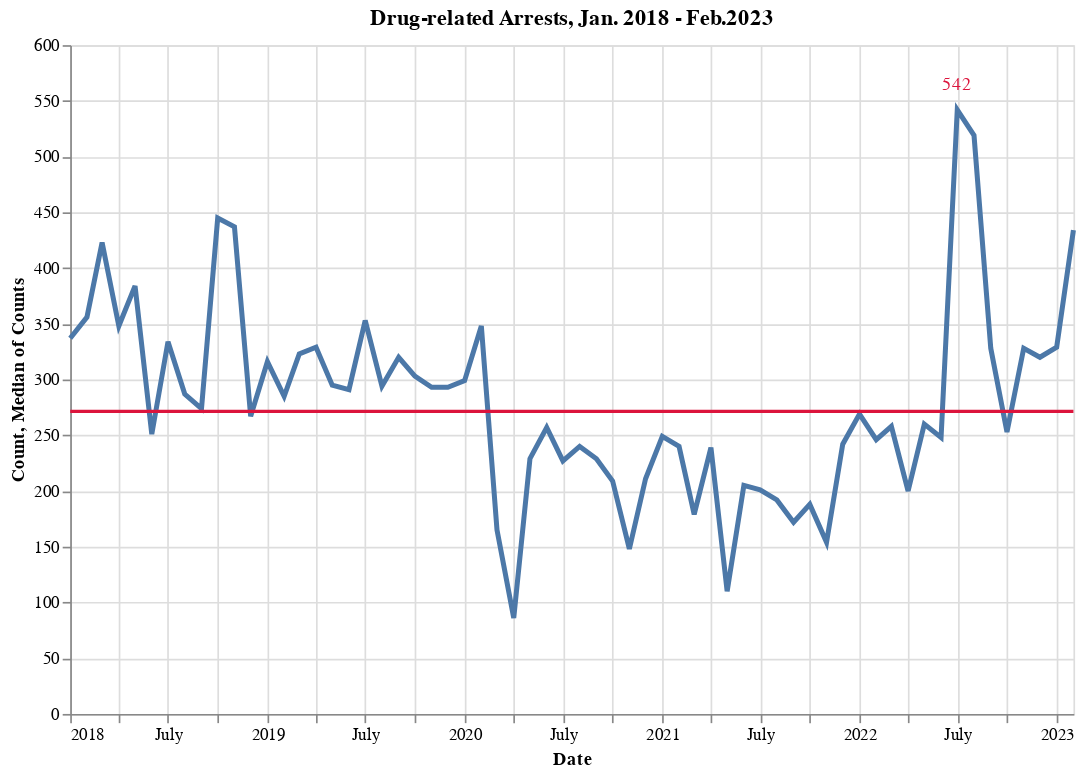

The notebook cell this image was saved under:
### Code cell
# Visualize
base = alt.Chart(filtered_counts).mark_line(size=3).encode(
    alt.X('incident_date:T',title='Date'),
    alt.Y('count',title='Count, Median of Counts',scale=alt.Scale(domain=(0,600))),
    tooltip = [alt.Tooltip('incident_date_2',title = 'Date'),alt.Tooltip('count',title='Drug Arrests')]
).properties(
    width=600,
    height=400,
    title='Drug-related Arrests, Jan. 2018 - Feb.2023'
)

median = alt.Chart(filtered_counts).mark_rule(size=2,color='crimson').encode(
    y='median(count)',
    tooltip = alt.Tooltip(title = 'Median of counts')
)

text = (
    alt.Chart(filtered_counts.query("count == count.max()"))
    .mark_text(dy=-15, color="crimson")
    .encode(x=alt.X("incident_date:T"), y=alt.Y("count"), text=alt.Text(("count")) 
))
base+median+text

### Figure 1 — Vega-Lite specification as saved in the notebook (floating-point values rounded to 4 significant figures)
{"config": {"view": {"continuousWidth": 300, "continuousHeight": 300}}, "layer": [{"mark": {"type": "line", "size": 3}, "encoding": {"tooltip": [{"field": "incident_date_2", "title": "Date", "type": "nominal"}, {"field": "count", "title": "Drug Arrests", "type": "quantitative"}], "x": {"field": "incident_date", "title": "Date", "type": "temporal"}, "y": {"field": "count", "scale": {"domain": [0, 600]}, "title": "Count, Median of Counts", "type": "quantitative"}}, "title": "Drug-related Arrests, Jan. 2018 - Feb.2023"}, {"mark": {"type": "rule", "color": "crimson", "size": 2}, "encoding": {"tooltip": {"title": "Median of counts"}, "y": {"aggregate": "median", "field": "count", "type": "quantitative"}}}, {"data": {"name": "data-a339199ca70a7816ddc6ab7de4939aad"}, "mark": {"type": "text", "color": "crimson", "dy": -15}, "encoding": {"text": {"field": "count", "type": "quantitative"}, "x": {"field": "incident_date", "type": "temporal"}, "y": {"field": "count", "type": "quantitative"}}}], "data": {"name": "data-4a441df68a91a8fbaa05d6d55a3ab731"}, "height": 400, "width": 600, "$schema": "https://vega.github.io/schema/vega-lite/v5.6.1.json", "datasets": {"data-4a441df68a91a8fbaa05d6d55a3ab731": [{"incident_date": "2018-01", "count": 337, "incident_date_2": "2018-01"}, {"incident_date": "2018-02", "count": 356, "incident_date_2": "2018-02"}, {"incident_date": "2018-03", "count": 423, "incident_date_2": "2018-03"}, {"incident_date": "2018-04", "count": 348, "incident_date_2": "2018-04"}, {"incident_date": "2018-05", "count": 384, "incident_date_2": "2018-05"}, {"incident_date": "2018-06", "count": 251, "incident_date_2": "2018-06"}, {"incident_date": "2018-07", "count": 334, "incident_date_2": "2018-07"}, {"incident_date": "2018-08", "count": 287, "incident_date_2": "2018-08"}, {"incident_date": "2018-09", "count": 274, "incident_date_2": "2018-09"}, {"incident_date": "2018-10", "count": 445, "incident_date_2": "2018-10"}, {"incident_date": "2018-11", "count": 437, "incident_date_2": "2018-11"}, {"incident_date": "2018-12", "count": 267, "incident_date_2": "2018-12"}, {"incident_date": "2019-01", "count": 316, "incident_date_2": "2019-01"}, {"incident_date": "2019-02", "count": 285, "incident_date_2": "2019-02"}, {"incident_date": "2019-03", "count": 323, "incident_date_2": "2019-03"}, {"incident_date": "2019-04", "count": 329, "incident_date_2": "2019-04"}, {"incident_date": "2019-05", "count": 295, "incident_date_2": "2019-05"}, {"incident_date": "2019-06", "count": 291, "incident_date_2": "2019-06"}, {"incident_date": "2019-07", "count": 353, "incident_date_2": "2019-07"}, {"incident_date": "2019-08", "count": 294, "incident_date_2": "2019-08"}, {"incident_date": "2019-09", "count": 320, "incident_date_2": "2019-09"}, {"incident_date": "2019-10", "count": 303, "incident_date_2": "2019-10"}, {"incident_date": "2019-11", "count": 293, "incident_date_2": "2019-11"}, {"incident_date": "2019-12", "count": 293, "incident_date_2": "2019-12"}, {"incident_date": "2020-01", "count": 299, "incident_date_2": "2020-01"}, {"incident_date": "2020-02", "count": 348, "incident_date_2": "2020-02"}, {"incident_date": "2020-03", "count": 165, "incident_date_2": "2020-03"}, {"incident_date": "2020-04", "count": 86, "incident_date_2": "2020-04"}, {"incident_date": "2020-05", "count": 229, "incident_date_2": "2020-05"}, {"incident_date": "2020-06", "count": 257, "incident_date_2": "2020-06"}, {"incident_date": "2020-07", "count": 227, "incident_date_2": "2020-07"}, {"incident_date": "2020-08", "count": 240, "incident_date_2": "2020-08"}, {"incident_date": "2020-09", "count": 229, "incident_date_2": "2020-09"}, {"incident_date": "2020-10", "count": 209, "incident_date_2": "2020-10"}, {"incident_date": "2020-11", "count": 148, "incident_date_2": "2020-11"}, {"incident_date": "2020-12", "count": 211, "incident_date_2": "2020-12"}, {"incident_date": "2021-01", "count": 249, "incident_date_2": "2021-01"}, {"incident_date": "2021-02", "count": 240, "incident_date_2": "2021-02"}, {"incident_date": "2021-03", "count": 179, "incident_date_2": "2021-03"}, {"incident_date": "2021-04", "count": 239, "incident_date_2": "2021-04"}, {"incident_date": "2021-05", "count": 110, "incident_date_2": "2021-05"}, {"incident_date": "2021-06", "count": 205, "incident_date_2": "2021-06"}, {"incident_date": "2021-07", "count": 201, "incident_date_2": "2021-07"}, {"incident_date": "2021-08", "count": 192, "incident_date_2": "2021-08"}, {"incident_date": "2021-09", "count": 172, "incident_date_2": "2021-09"}, {"incident_date": "2021-10", "count": 188, "incident_date_2": "2021-10"}, {"incident_date": "2021-11", "count": 154, "incident_date_2": "2021-11"}, {"incident_date": "2021-12", "count": 242, "incident_date_2": "2021-12"}, {"incident_date": "2022-01", "count": 269, "incident_date_2": "2022-01"}, {"incident_date": "2022-02", "count": 246, "incident_date_2": "2022-02"}, {"incident_date": "2022-03", "count": 258, "incident_date_2": "2022-03"}, {"incident_date": "2022-04", "count": 200, "incident_date_2": "2022-04"}, {"incident_date": "2022-05", "count": 260, "incident_date_2": "2022-05"}, {"incident_date": "2022-06", "count": 248, "incident_date_2": "2022-06"}, {"incident_date": "2022-07", "count": 542, "incident_date_2": "2022-07"}, {"incident_date": "2022-08", "count": 519, "incident_date_2": "2022-08"}, {"incident_date": "2022-09", "count": 328, "incident_date_2": "2022-09"}, {"incident_date": "2022-10", "count": 253, "incident_date_2": "2022-10"}, {"incident_date": "2022-11", "count": 328, "incident_date_2": "2022-11"}, {"incident_date": "2022-12", "count": 320, "incident_date_2": "2022-12"}, {"incident_date": "2023-01", "count": 329, "incident_date_2": "2023-01"}, {"incident_date": "2023-02", "count": 434, "incident_date_2": "2023-02"}], "data-a339199ca70a7816ddc6ab7de4939aad": [{"incident_date": "2022-07", "count": 542, "incident_date_2": "2022-07"}]}}
